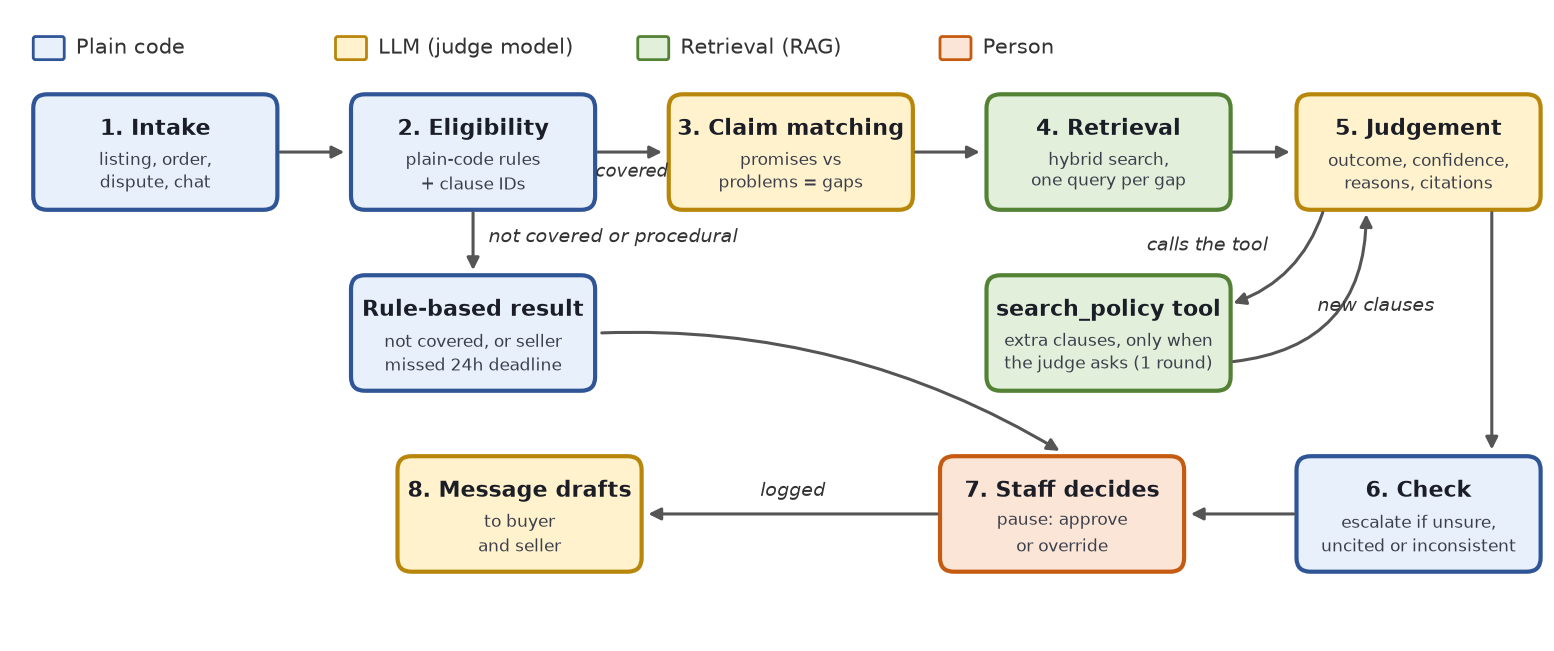

Write the Python code that produced this figure.
"""Figure 1 of the report: the agent workflow, with the search_policy tool loop."""
import sys

import matplotlib

matplotlib.use("Agg")
import matplotlib.pyplot as plt
from matplotlib.patches import FancyArrowPatch, FancyBboxPatch

OUT = sys.argv[1]
KIND = {
    "code": ("#e8f0fb", "#2f5597", "Plain code"),
    "llm": ("#fff2cc", "#b8860b", "LLM (judge model)"),
    "rag": ("#e2efda", "#548235", "Retrieval (RAG)"),
    "person": ("#fbe5d6", "#c55a11", "Person"),
}
W, H = 3.15, 1.5
fig, ax = plt.subplots(figsize=(19.8, 8.2), dpi=100)
ax.set_xlim(0, 19.8)
ax.set_ylim(0, 8.2)
ax.axis("off")


def box(x, y, title, sub, kind):
    fill, edge, _ = KIND[kind]
    ax.add_patch(FancyBboxPatch((x, y), W, H, boxstyle="round,pad=0,rounding_size=0.18", fc=fill, ec=edge, lw=3))
    ax.text(x + W / 2, y + H * 0.7, title, ha="center", va="center", fontsize=15.5, weight="bold", color="#1b1e26")
    ax.text(x + W / 2, y + H * 0.33, sub, ha="center", va="center", fontsize=12.5, color="#3a3f4b", linespacing=1.3)
    return (x, y)


def arrow(p, q, rad=0.0, label="", lx=0, ly=0, style="-|>"):
    ax.add_patch(FancyArrowPatch(p, q, arrowstyle=style, mutation_scale=18, lw=2.2, color="#555555",
                                 connectionstyle=f"arc3,rad={rad}"))
    if label:
        ax.text((p[0] + q[0]) / 2 + lx, (p[1] + q[1]) / 2 + ly, label, ha="center", va="center", fontsize=14,
                style="italic", color="#333333")


# legend
for i, (kind, (fill, edge, label)) in enumerate(KIND.items()):
    x = 0.3 + i * 3.9
    ax.add_patch(FancyBboxPatch((x, 7.55), 0.4, 0.3, boxstyle="round,pad=0,rounding_size=0.03", fc=fill, ec=edge, lw=2))
    ax.text(x + 0.55, 7.7, label, va="center", fontsize=15, color="#333333")

top, mid, bot = 5.6, 3.25, 0.9
xs = [0.3, 4.4, 8.5, 12.6, 16.6]
box(xs[0], top, "1. Intake", "listing, order,\ndispute, chat", "code")
box(xs[1], top, "2. Eligibility", "plain-code rules\n+ clause IDs", "code")
box(xs[2], top, "3. Claim matching", "promises vs\nproblems = gaps", "llm")
box(xs[3], top, "4. Retrieval", "hybrid search,\none query per gap", "rag")
box(xs[4], top, "5. Judgement", "outcome, confidence,\nreasons, citations", "llm")
box(xs[1], mid, "Rule-based result", "not covered, or seller\nmissed 24h deadline", "code")
box(xs[3], mid, "search_policy tool", "extra clauses, only when\nthe judge asks (1 round)", "rag")
box(xs[4], bot, "6. Check", "escalate if unsure,\nuncited or inconsistent", "code")
box(xs[3] - 0.6, bot, "7. Staff decides", "pause: approve\nor override", "person")
box(xs[1] + 0.6, bot, "8. Message drafts", "to buyer\nand seller", "llm")

yc = top + H / 2
for a, b in zip(xs, xs[1:]):
    arrow((a + W, yc), (b - 0.05, yc))
ax.text(xs[1] + W + 0.47, yc - 0.32, "covered", fontsize=13, style="italic", color="#333333", ha="center")
# not covered
arrow((xs[1] + W / 2, top), (xs[1] + W / 2, mid + H + 0.03))
ax.text(xs[1] + W / 2 + 0.2, top - 0.42, "not covered or procedural", fontsize=14, style="italic", color="#333333")
arrow((xs[1] + W + 0.05, mid + H / 2), (xs[3] - 0.6 + W * 0.5, bot + H + 0.05), rad=-0.15)
# tool loop
arrow((xs[4] + 0.35, top), (xs[3] + W, mid + H * 0.75), rad=-0.25, label="calls the tool", lx=-0.9, ly=0.15)
arrow((xs[3] + W, mid + H * 0.25), (xs[4] + 0.9, top - 0.02), rad=0.45, label="new clauses", lx=1.0, ly=-0.25)
# judgement to check
arrow((xs[4] + W * 0.8, top), (xs[4] + W * 0.8, bot + H + 0.05))
arrow((xs[4], bot + H / 2), (xs[3] - 0.6 + W + 0.05, bot + H / 2))
arrow((xs[3] - 0.6, bot + H / 2), (xs[1] + 0.6 + W + 0.05, bot + H / 2), label="logged", ly=0.3)

plt.savefig(OUT, bbox_inches="tight", facecolor="white")
print("saved", OUT)
